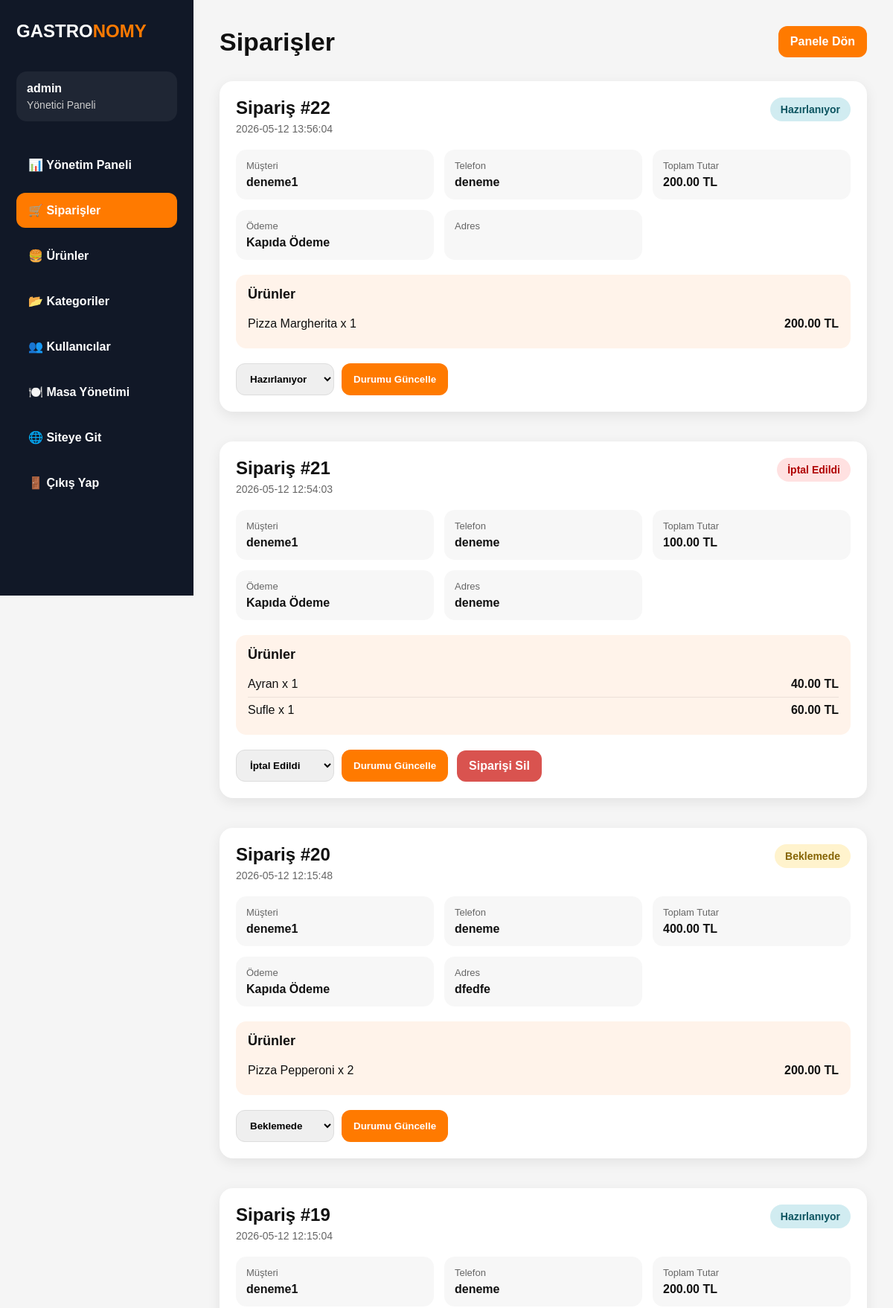
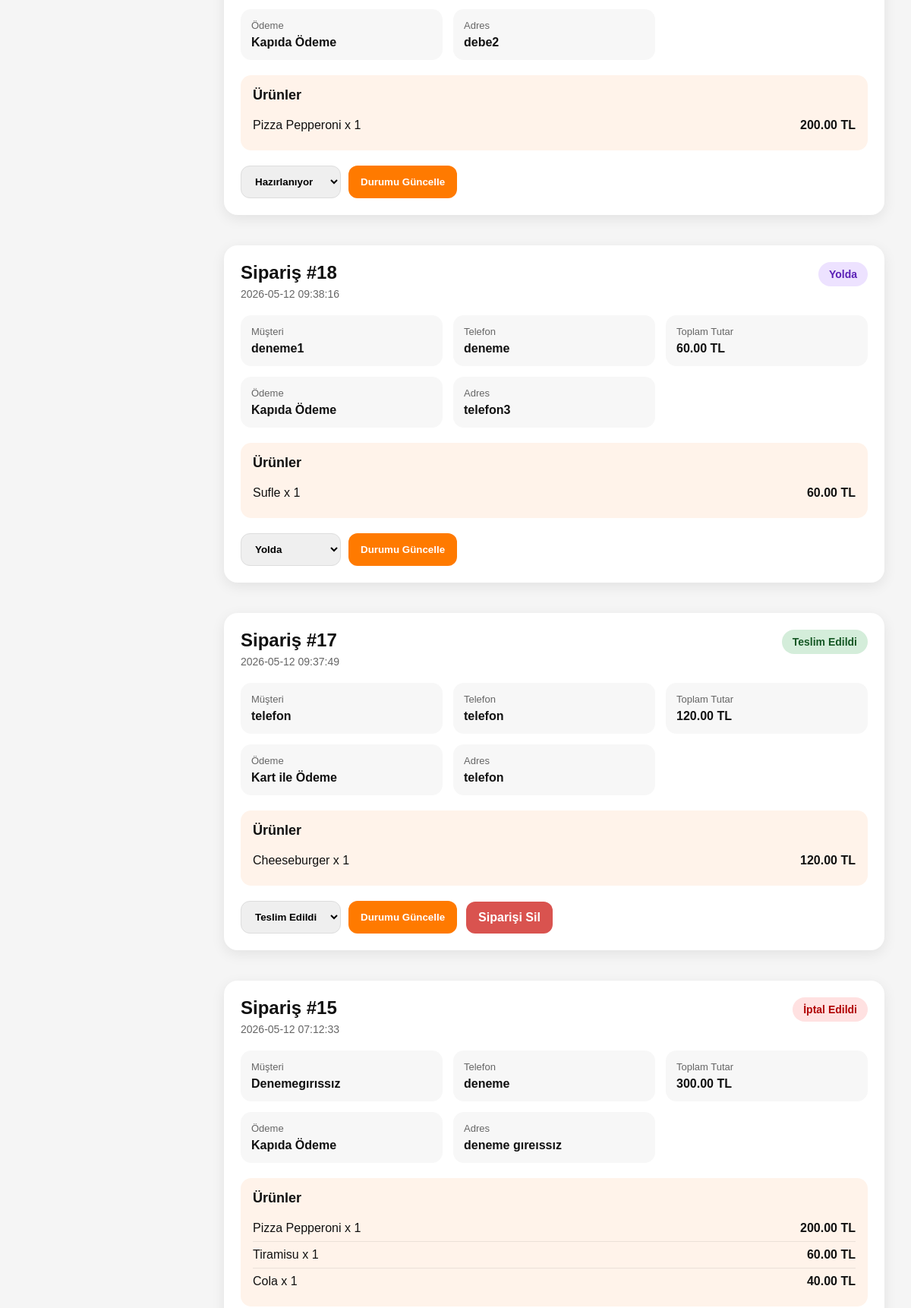
The page /siparisler-admin.php (signed in, upper part) on the database its author committed (2 pictures, top to bottom).
### tables this page shows
CREATE TABLE `siparisler` (
  `id` int(11) NOT NULL,
  `musteri_ad_soyad` varchar(100) DEFAULT NULL,
  `musteri_tel` varchar(20) DEFAULT NULL,
  `adres` text DEFAULT NULL,
  `masa_no` varchar(10) DEFAULT NULL,
  `toplam_tutar` decimal(10,2) DEFAULT NULL,
  `siparis_tarihi` timestamp NOT NULL DEFAULT current_timestamp(),
  `durum` enum('Beklemede','Hazırlanıyor','Yolda','Teslim Edildi','İptal Edildi') DEFAULT 'Beklemede',
  `odeme_yontemi` varchar(50) DEFAULT NULL,
  `user_id` int(11) DEFAULT NULL
);

CREATE TABLE `siparis_detay` (
  `id` int(11) NOT NULL,
  `siparis_id` int(11) DEFAULT NULL,
  `urun_id` int(11) DEFAULT NULL,
  `adet` int(11) DEFAULT NULL,
  `birim_fiyat` decimal(10,2) DEFAULT NULL
);

CREATE TABLE `urunler` (
  `id` int(11) NOT NULL,
  `urun_adi` varchar(100) NOT NULL,
  `kategori` varchar(50) DEFAULT NULL,
  `aciklama` text DEFAULT NULL,
  `fiyat` decimal(10,2) NOT NULL,
  `gorsel_yolu` varchar(255) DEFAULT NULL,
  `stok_durumu` tinyint(1) DEFAULT 1,
  `stok_miktari` int(11) NOT NULL DEFAULT 10
);

### siparisler-admin.php (the view, shortened to what this page needs)
<?php
include "db.php";
$sql = "SELECT * FROM siparisler ORDER BY id DESC";
$result = $conn->query($sql);
function durumClass($durum) {
    if ($durum === "Beklemede") return "beklemede";
    if ($durum === "Hazırlanıyor") return "hazirlaniyor";
    if ($durum === "Yolda") return "yolda";
    if ($durum === "Teslim Edildi") return "teslimedildi";
    if ($durum === "İptal Edildi") return "iptaledildi";
    return "";
}
?>
<!DOCTYPE html>
<html lang="tr">
<head>
<link rel="stylesheet" href="assets/css/admin.css">
</head>
<body>
<div class="sidebar">
    <div class="logo">GASTRO<span>NOMY</span></div>
    <div class="admin-info">
        <strong><?php echo htmlspecialchars($_SESSION["admin_username"]); ?></strong>
        <p>Yönetici Paneli</p>
    </div>
    <div class="menu">
        <a href="admin-panel.php">📊 Yönetim Paneli</a>
        <a class="active" href="siparisler-admin.php">🛒 Siparişler</a>
        <a href="urunleri-yonet.php">🍔 Ürünler</a>
        <a href="kategoriler-admin.php">📂 Kategoriler</a>
        <a href="kullanicilar-admin.php">👥 Kullanıcılar</a>
        <a href="masa-yonetimi.php">🍽️ Masa Yönetimi</a>
        <a href="urunler.php">🌐 Siteye Git</a>
        <a href="logout.php">🚪 Çıkış Yap</a>
    </div>
</div>
<div class="main">
    <div class="topbar">
        <h1>Siparişler</h1>
        <a class="back-link" href="admin-panel.php">Panele Dön</a>
    </div>
    <?php if ($result && $result->num_rows > 0): ?>
        <div class="orders-grid">
        <?php while ($siparis = $result->fetch_assoc()): ?>
            <?php
            $stmt = $conn->prepare("
                SELECT sd.adet, sd.birim_fiyat, u.urun_adi
                FROM siparis_detay sd
                INNER JOIN urunler u ON sd.urun_id = u.id
                WHERE sd.siparis_id = ?
            ");
            $stmt->bind_param("i", $siparis["id"]);
            $stmt->execute();
            $detayResult = $stmt->get_result();
            ?>
            <div class="order-card">
                <div class="order-header">
                    <div>
                        <div class="order-title">Sipariş #<?php echo $siparis["id"]; ?></div>
                        <div class="order-date"><?php echo htmlspecialchars($siparis["siparis_tarihi"]); ?></div>
                    </div>
                    <span class="status <?php echo durumClass($siparis["durum"]); ?>">
                        <?php echo htmlspecialchars($siparis["durum"]); ?>
                    </span>
                </div>
                <div class="info-grid">
                    <div class="info-box">
                        <div class="info-title">Müşteri</div>
                        <div class="info-value"><?php echo htmlspecialchars($siparis["musteri_ad_soyad"]); ?></div>
                    </div>
                    <div class="info-box">
                        <div class="info-title">Telefon</div>
                        <div class="info-value"><?php echo htmlspecialchars($siparis["musteri_tel"]); ?></div>
                    </div>
                    <div class="info-box">
                        <div class="info-title">Toplam Tutar</div>
                        <div class="info-value"><?php echo number_format((float)$siparis["toplam_tutar"], 2); ?> TL</div>
                    </div>
                    <div class="info-box">
                        <div class="info-title">Ödeme</div>
                        <div class="info-value"><?php echo htmlspecialchars($siparis["odeme_yontemi"] ?? "-"); ?></div>
                    </div>
                    <div class="info-box">
                        <div class="info-title">Adres</div>
                        <div class="info-value"><?php echo htmlspecialchars($siparis["adres"]); ?></div>
                    </div>
                </div>
                <div class="products-box">
                    <h3>Ürünler</h3>
                    <?php if ($detayResult->num_rows > 0): ?>
                        <ul class="product-list">
                            <?php while ($detay = $detayResult->fetch_assoc()): ?>
                                <li>
                                    <span>
                                        <?php echo htmlspecialchars($detay["urun_adi"]); ?>
                                        x <?php echo (int)$detay["adet"]; ?>
                                    </span>
                                    <strong>
                                        <?php echo number_format((float)$detay["birim_fiyat"], 2); ?> TL
                                    </strong>
                                </li>
                            <?php endwhile; ?>
                        </ul>
                    <?php else: ?>
                        <p>Detay bulunamadı.</p>
                    <?php endif; ?>
                </div>
                <div class="actions">
                    <form action="siparis-durum-guncelle.php" method="post">
                        <select name="durum">
                            <option value="Beklemede" <?php echo $siparis["durum"] === "Beklemede" ? "selected" : ""; ?>>Beklemede</option>
                            <option value="Hazırlanıyor" <?php echo $siparis["durum"] === "Hazırlanıyor" ? "selected" : ""; ?>>Hazırlanıyor</option>
                            <option value="Yolda" <?php echo $siparis["durum"] === "Yolda" ? "selected" : ""; ?>>Yolda</option>
                            <option value="Teslim Edildi" <?php echo $siparis["durum"] === "Teslim Edildi" ? "selected" : ""; ?>>Teslim Edildi</option>
                            <option value="İptal Edildi" <?php echo $siparis["durum"] === "İptal Edildi" ? "selected" : "";?>>İptal Edildi</option>
                        </select>
                        <button type="submit">Durumu Güncelle</button>
                    </form>
                    <?php if ($siparis["durum"] === "Teslim Edildi" || $siparis["durum"] === "İptal Edildi"): ?>
                        <a
                            class="delete-btn"
                            href="siparis-sil.php?id=<?php echo $siparis["id"]; ?>"
                            onclick="return confirm('Bu tamamlanan sipariş silinsin mi?')"
                        >
                            Siparişi Sil
                        </a>
                    <?php endif; ?>
                </div>
            </div>
        <?php endwhile; ?>
        </div>
    <?php else: ?>
        <div class="empty">Henüz sipariş yok.</div>
    <?php endif; ?>
</div>
</body>
</html>

### assets/css/admin.css (style rules this page uses)
* { margin:0; padding:0; box-sizing:border-box; }
body { font-family:Arial,sans-serif; background:#f4f5f7; color:#111; display:flex; }
.sidebar { width:260px; min-height:100vh; background:#111827; color:white; padding:28px 22px; position:fixed; left:0; top:0; }
.logo { font-size:28px; font-weight:bold; margin-bottom:40px; }
.logo span { color:#ff7a00; }
.admin-info { background:rgba(255,255,255,0.06); padding:14px; border-radius:14px; margin-bottom:35px; }
.admin-info p { color:#ccc; margin-top:5px; font-size:14px; }
.menu { display:flex; flex-direction:column; gap:14px; }
.menu a { text-decoration:none; color:white; padding:14px 16px; border-radius:12px; transition:0.2s; font-weight:bold; }
.menu a:hover, .menu a.active { background:#ff7a00; }
.main { margin-left:260px; width:calc(100% - 260px); padding:35px; }
.topbar { display:flex; justify-content:space-between; align-items:center; margin-bottom:32px; }
.topbar h1 { font-size:34px; }
.add-btn, .back-link, .action-btn, .btn, button { background:#ff7a00; color:white; text-decoration:none; padding:12px 16px; border-radius:12px; font-weight:bold; border:none; cursor:pointer; transition:0.2s; }
.passive-btn, .delete-btn { background:#d9534f; color:white; }
.delete-btn { text-decoration:none; padding:12px 16px; border-radius:12px; font-weight:bold; }
.card, .table-box, .order-card, .product-card, .empty { background:white; border-radius:20px; box-shadow:0 5px 18px rgba(0,0,0,0.06); }
.status, .badge { display:inline-block; padding:8px 12px; border-radius:999px; font-size:13px; font-weight:bold; }
.beklemede { background:#fff3cd; color:#856404; }
.hazirlaniyor { background:#d1ecf1; color:#0c5460; }
.orders-grid { display:grid; gap:22px; }
.order-card { padding:24px; }
.order-header { display:flex; justify-content:space-between; gap:16px; align-items:flex-start; flex-wrap:wrap; margin-bottom:20px; }
.order-title { font-size:24px; font-weight:bold; }
.order-date { color:#666; margin-top:6px; font-size:14px; }
.info-grid { display:grid; grid-template-columns:repeat(auto-fit,minmax(220px,1fr)); gap:14px; margin-bottom:20px; }
.info-box { background:#f7f7f7; padding:14px; border-radius:14px; }
.info-title { color:#666; font-size:13px; margin-bottom:6px; }
.info-value { font-weight:bold; word-break:break-word; }
.products-box { background:#fff3ea; border-radius:14px; padding:16px; margin-bottom:20px; }
.products-box h3 { margin-bottom:12px; font-size:18px; }
.product-list { list-style:none; }
.product-list li { display:flex; justify-content:space-between; gap:12px; padding:8px 0; border-bottom:1px solid rgba(0,0,0,0.08); }
.product-list li:last-child { border-bottom:none; }
.actions { display:flex; gap:12px; align-items:center; flex-wrap:wrap; }
.actions form { display:flex; gap:10px; flex-wrap:wrap; }
select { padding:12px 14px; border-radius:12px; border:1px solid #ddd; font-weight:bold; }
* { box-sizing: border-box; }
body { margin: 0; font-family: Arial, sans-serif; background: #f5f5f5; color: #111; }
.logo { font-size: 24px; font-weight: bold; }
.logo span { color: #ff7a00; }
.order-card { background: white; border-radius: 18px; padding: 22px; margin-bottom: 18px; box-shadow: 0 5px 18px rgba(0,0,0,0.08); }
.status { padding: 8px 14px; border-radius: 999px; font-weight: bold; font-size: 14px; }
.status.beklemede { background: #fff3cd; color: #856404; }
.status.hazirlaniyor { background: #d1ecf1; color: #0c5460; }
.info-box { background: #f7f7f7; border-radius: 14px; padding: 14px; }
.info-title { font-size: 13px; color: #666; margin-bottom: 6px; }
.info-value { font-weight: bold; }
.yolda { background: #ede2ff; color: #5b21b6; }
.teslimedildi { background: #d4edda; color: #155724; }
.iptaledildi { background: #ffe1e1; color: #b00000; }

### rows shown on the page
siparisler: id "22", siparis_tarihi "2026-05-12 13:56:04", durum "Hazırlanıyor", musteri_ad_soyad "deneme1", musteri_tel "deneme", toplam_tutar "200.00", odeme_yontemi "Kapıda Ödeme"
siparis_detay: urun.urun_adi "Pizza Margherita", adet "1", birim_fiyat "200.00"
siparisler: id "21", siparis_tarihi "2026-05-12 12:54:03", durum "İptal Edildi", musteri_ad_soyad "deneme1", musteri_tel "deneme", toplam_tutar "100.00", odeme_yontemi "Kapıda Ödeme", adres "deneme"
siparis_detay: urun.urun_adi "Ayran", adet "1", birim_fiyat "40.00"
siparis_detay: urun.urun_adi "Sufle", adet "1", birim_fiyat "60.00"
siparisler: id "20", siparis_tarihi "2026-05-12 12:15:48", durum "Beklemede", musteri_ad_soyad "deneme1", musteri_tel "deneme", toplam_tutar "400.00", odeme_yontemi "Kapıda Ödeme", adres "dfedfe"
siparis_detay: urun.urun_adi "Pizza Pepperoni", adet "2", birim_fiyat "200.00"
siparisler: id "19", siparis_tarihi "2026-05-12 12:15:04", durum "Hazırlanıyor", musteri_ad_soyad "deneme1", musteri_tel "deneme", toplam_tutar "200.00", odeme_yontemi "Kapıda Ödeme", adres "debe2"
siparis_detay: urun.urun_adi "Pizza Pepperoni", adet "1", birim_fiyat "200.00"
siparisler: id "18", siparis_tarihi "2026-05-12 09:38:16", durum "Yolda", musteri_ad_soyad "deneme1", musteri_tel "deneme", toplam_tutar "60.00", odeme_yontemi "Kapıda Ödeme", adres "telefon3"
siparis_detay: urun.urun_adi "Sufle", adet "1", birim_fiyat "60.00"
siparisler: id "17", siparis_tarihi "2026-05-12 09:37:49", durum "Teslim Edildi", musteri_ad_soyad "telefon", musteri_tel "telefon", toplam_tutar "120.00", odeme_yontemi "Kart ile Ödeme", adres "telefon"
siparis_detay: urun.urun_adi "Cheeseburger", adet "1", birim_fiyat "120.00"
siparisler: id "15", siparis_tarihi "2026-05-12 07:12:33", durum "İptal Edildi", musteri_ad_soyad "Denemegırıssız", musteri_tel "deneme", toplam_tutar "300.00", odeme_yontemi "Kapıda Ödeme", adres "deneme gıreıssız"
siparis_detay: urun.urun_adi "Pizza Pepperoni", adet "1", birim_fiyat "200.00"
siparis_detay: urun.urun_adi "Tiramisu", adet "1", birim_fiyat "60.00"
siparis_detay: urun.urun_adi "Cola", adet "1", birim_fiyat "40.00"

### other values the page prints
$_SESSION["admin_username"] "admin"
